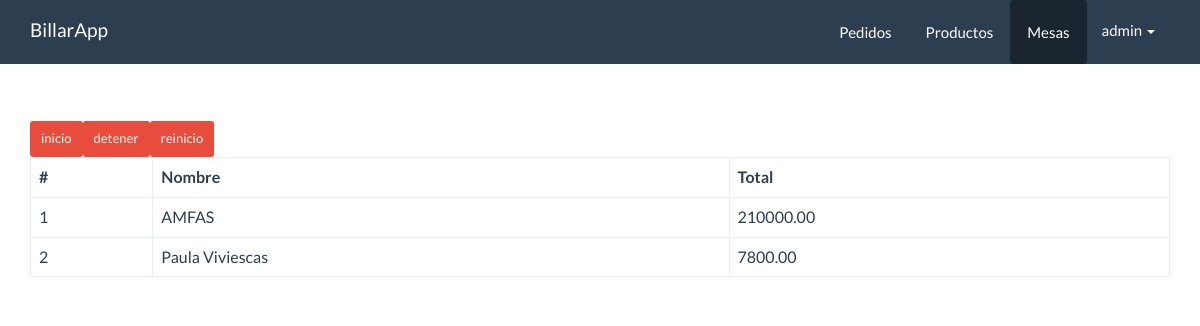
Page /panel/pedidos/ver_mesa.php?id=mesa1 (signed in) on the committed database.
### tables this page shows
CREATE TABLE `pedidos` (
  `id` int(10) NOT NULL,
  `cliente_id` int(11) NOT NULL,
  `total` decimal(10,2) NOT NULL,
  `fecha` date NOT NULL,
  `estado` int(11) NOT NULL DEFAULT 1
);

CREATE TABLE `clientes` (
  `id` int(10) NOT NULL,
  `nombre` varchar(80) NOT NULL,
  `mesa` varchar(100) NOT NULL,
  `comentario` varchar(300) NOT NULL
);

### src/Pedido.php (called while the page is built, shortened)
<?php
class Pedido
{
    private $cn = null;
    public function __construct()
    {
        $this->config = parse_ini_file(__DIR__ . '/../config.ini');
        $this->cn = new \PDO($this->config['dns'], $this->config['usuario'], $this->config['clave'], array(
            \PDO::MYSQL_ATTR_INIT_COMMAND => 'SET NAMES utf8'
        ));
    }
    public function mostrarPorMesa($nombre_usuario)
    {
        $sql = "SELECT p.id, nombre, mesa, total,fecha
            FROM pedidos p
            INNER JOIN clientes c ON p.cliente_id = c.id
            WHERE mesa = :nombre_usuario
            ORDER BY p.id DESC";
        $resultado = $this->cn->prepare($sql);
        $_array = array(
            ':nombre_usuario' => $nombre_usuario
        );
        if ($resultado->execute($_array))
            return  $resultado->fetchAll();
        return false;
    }
}

### panel/pedidos/ver_mesa.php (the view, shortened to what this page needs)
<?php
$estado = $_SESSION['estado'];
print_r($estado);
?>
<!DOCTYPE html>
<html lang="en">
<head>
    <link rel="stylesheet" href="../../assets/css/bootstrap.min.css">
    <link rel="stylesheet" href="../../assets/css/estilos.css">
</head>
<body>
    <nav class="navbar navbar-default navbar-fixed-top">
        <div class="container">
            <div class="navbar-header">
                <a class="navbar-brand" href="../dashboard.php">BillarApp</a>
            </div>
            <div id="navbar" class="navbar-collapse collapse">
                <ul class="nav navbar-nav pull-right">
                    <li>
                        <a href="../pedidos/index.php" class="btn">Pedidos</a>
                    </li>
                    <li>
                        <a href="index.php" class="btn">Productos</a>
                    </li>
                    <li class="active">
                        <a href="" class="btn">Mesas</a>
                    </li>
                    <li class="dropdown">
                        <a href="#" class="dropdown-toggle" data-toggle="dropdown" role="button" aria-haspopup="true" aria-expanded="false">admin <span class="caret"></span></a>
                    </li>
                </ul>
            </div>
        </div>
    </nav>
    <div class="container" id="main">
        <div class="row">
            <div class="col-md-12">
                <table class="table table-bordered">
                    <thead>
                        <tr>
                            <th>#</th>
                            <th>Nombre</th>
                            <th>Total</th>
                        </tr>
                    </thead>
                    <tbody>
                        <?php
                        $nombre_usuario = isset($_GET['id']) ? $_GET['id'] : null;
                        $pedido = new billar\Pedido;
                        $info_pedido = $pedido->mostrarPorMesa($nombre_usuario);
                        $cantidad = count($info_pedido);
                        if ($cantidad > 0) {
                            $c = 0;
                            for ($x = 0; $x < $cantidad; $x++) {
                                $c++;
                                $item = $info_pedido[$x];
                                print '<tr>';
                                print '<td>' . $c . '</td>';
                                print '<td>' . $item['nombre'] . '</td>';
                                print '<td>' . $item['total'] . '</td>';
                                print '</tr>';
                            }
                        } else {
                            print '<tr>';
                            print '<td colspan="6">NO HAY REGISTROS</td>';
                            print '</tr>';
                        }
                        ?>
                        <form action="../../src/actualizar_tiempo.php" method="post">
                            <button type="submit" name="accion" value="iniciar" class="btn btn-danger btn-sm btn-iniciar"><span>inicio</span></button>
                            <button type="submit" name="accion" value="detener" class="btn btn-danger btn-sm btn-detener"><span>detener</span></button>
                            <button type="submit" name="accion" value="reinicio" class="btn btn-danger btn-sm btn-reinicio"><span>reinicio</span></button>
                        </form>
                    </tbody>
                </table>
            </div>
        </div>
    </div>
</body>
</html>

### assets/css/estilos.css (style rules this page uses)
#main { margin-top: 100px; }

### rows in the picture
pedidos: cliente.nombre "AMFAS", total "210000.00"
pedidos: cliente.nombre "Paula Viviescas", total "7800.00"
